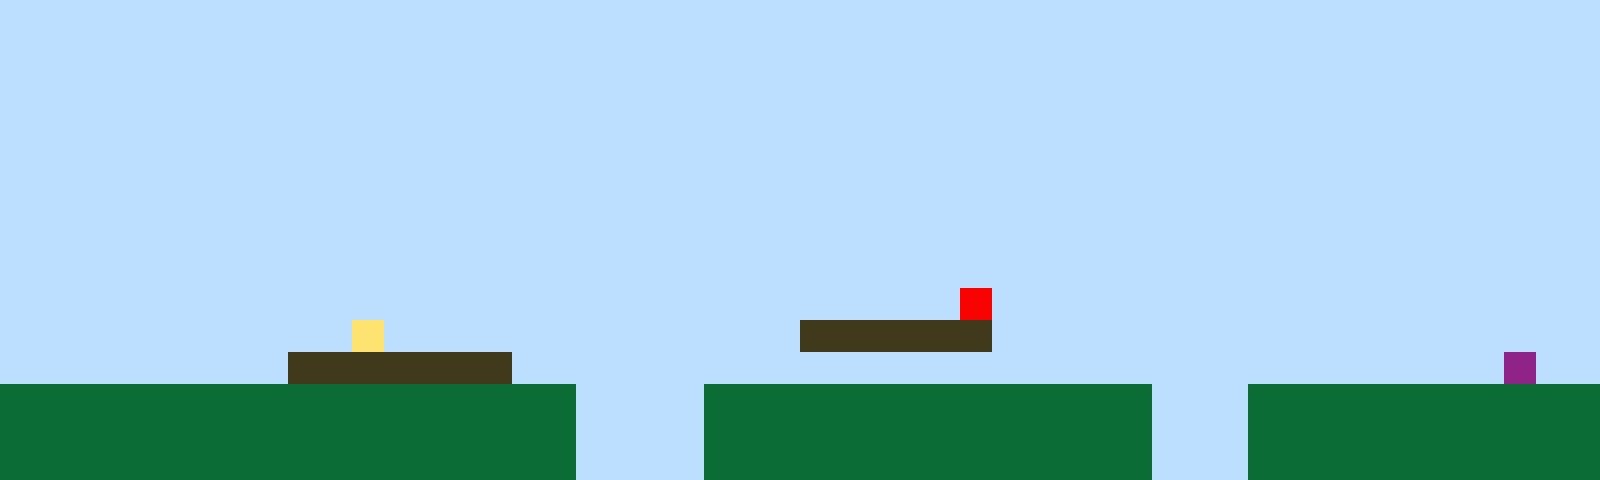

The image is a tile-based game level rendered from a .tmx file. Its description and complete source (layers, tilesets, objects, tile grids) follow:
An orthogonal 50x15 tile map with 32x32 px tiles, 1 tile layer (Tile Layer 1).

<map version="1.10" tiledversion="1.11.2" orientation="orthogonal" renderorder="right-up" width="50" height="15" tilewidth="32" tileheight="32" infinite="0" nextlayerid="2" nextobjectid="1"><editorsettings><export target="map1.csv" format="csv" /></editorsettings><tileset firstgid="1" name="sprites" tilewidth="32" tileheight="32" tilecount="6" columns="3"><image source="sprites.png" width="96" height="64" /></tileset><layer id="1" name="Tile Layer 1" width="50" height="15"><data encoding="csv">1,1,1,1,1,1,1,1,1,1,1,1,1,1,1,1,1,1,1,1,1,1,1,1,1,1,1,1,1,1,1,1,1,1,1,1,1,1,1,1,1,1,1,1,1,1,1,1,1,1,1,1,1,1,1,1,1,1,1,1,1,1,1,1,1,1,1,1,1,1,1,1,1,1,1,1,1,1,1,1,1,1,1,1,1,1,1,1,1,1,1,1,1,1,1,1,1,1,1,1,1,1,1,1,1,1,1,1,1,1,1,1,1,1,1,1,1,1,1,1,1,1,1,1,1,1,1,1,1,1,1,1,1,1,1,1,1,1,1,1,1,1,1,1,1,1,1,1,1,1,1,1,1,1,1,1,1,1,1,1,1,1,1,1,1,1,1,1,1,1,1,1,1,1,1,1,1,1,1,1,1,1,1,1,1,1,1,1,1,1,1,1,1,1,1,1,1,1,1,1,1,1,1,1,1,1,1,1,1,1,1,1,1,1,1,1,1,1,1,1,1,1,1,1,1,1,1,1,1,1,1,1,1,1,1,1,1,1,1,1,1,1,1,1,1,1,1,1,1,1,1,1,1,1,1,1,1,1,1,1,1,1,1,1,1,1,1,1,1,1,1,1,1,1,1,1,1,1,1,1,1,1,1,1,1,1,1,1,1,1,1,1,1,1,1,1,1,1,1,1,1,1,1,1,1,1,1,1,1,1,1,1,1,1,1,1,1,1,1,1,1,1,1,1,1,1,1,1,1,1,1,1,1,1,1,1,1,1,1,1,1,1,1,1,1,1,1,1,1,1,1,1,1,1,1,1,1,1,1,1,1,1,1,1,1,1,1,1,1,1,1,1,1,1,1,1,1,1,1,1,1,1,1,1,1,1,1,1,1,1,1,1,1,1,1,1,1,1,1,1,1,1,1,1,1,1,1,1,1,1,1,1,1,1,1,1,1,1,1,1,1,1,1,1,1,1,1,1,1,1,1,1,1,1,1,1,1,1,1,1,1,1,1,1,1,1,1,1,1,1,1,1,1,1,1,1,1,1,1,1,1,1,1,1,1,1,1,1,1,1,1,1,1,1,1,1,1,1,1,1,5,1,1,1,1,1,1,1,1,1,1,1,1,1,1,1,1,1,1,1,1,1,1,1,1,1,1,1,1,1,1,4,1,1,1,1,1,1,1,1,1,1,1,1,1,3,3,3,3,3,3,1,1,1,1,1,1,1,1,1,1,1,1,1,1,1,1,1,1,1,1,1,1,1,1,1,1,1,1,3,3,3,3,3,3,3,1,1,1,1,1,1,1,1,1,1,1,1,1,1,1,1,1,1,1,1,1,1,1,1,1,1,1,1,1,1,1,6,1,1,2,2,2,2,2,2,2,2,2,2,2,2,2,2,2,2,2,2,1,1,1,1,2,2,2,2,2,2,2,2,2,2,2,2,2,2,1,1,1,2,2,2,2,2,2,2,2,2,2,2,2,2,2,2,2,2,2,2,2,2,2,2,2,2,2,2,2,2,1,1,1,1,2,2,2,2,2,2,2,2,2,2,2,2,2,2,1,1,1,2,2,2,2,2,2,2,2,2,2,2,2,2,2,2,2,2,2,2,2,2,2,2,2,2,2,2,2,2,1,1,1,1,2,2,2,2,2,2,2,2,2,2,2,2,2,2,1,1,1,2,2,2,2,2,2,2,2,2,2,2</data></layer></map>
